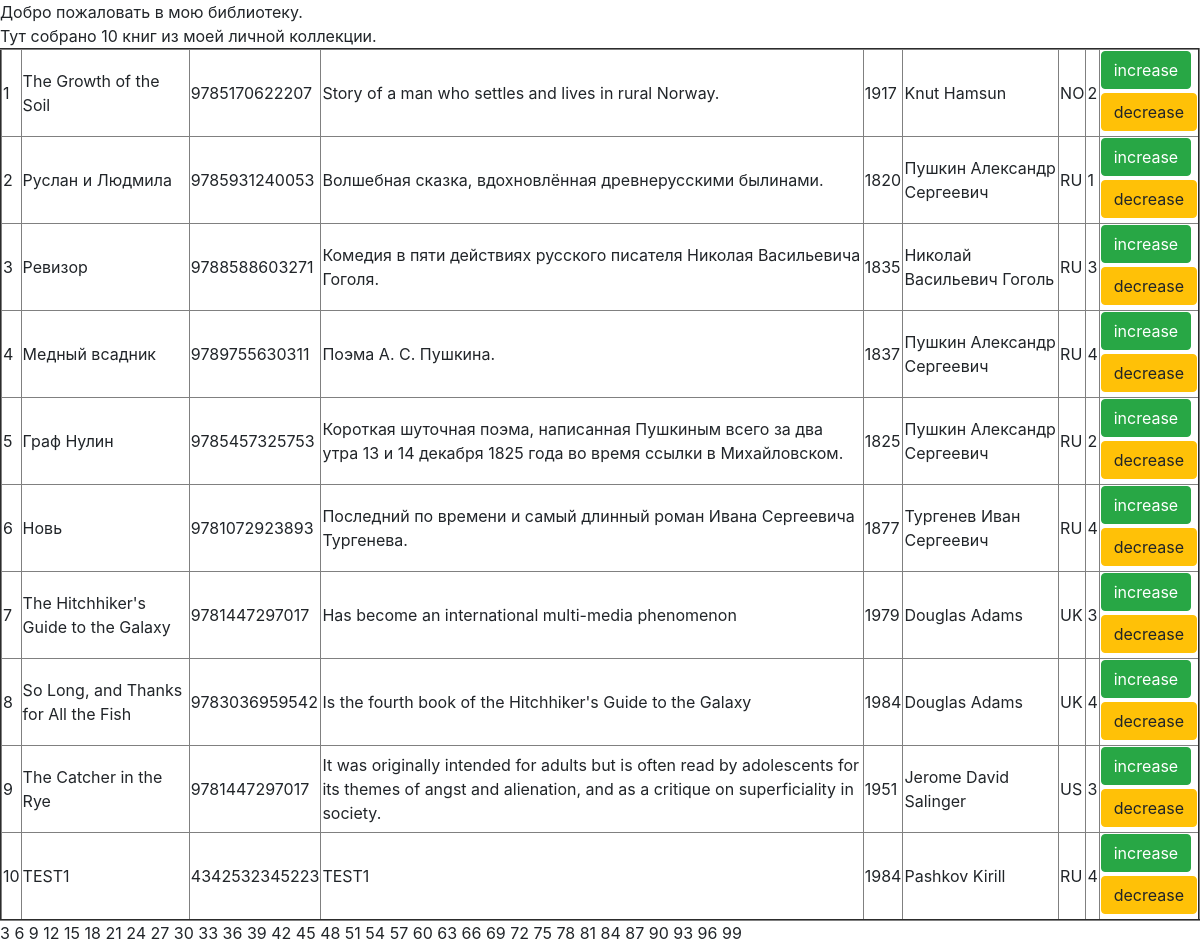
The app's page /index/ with its own data.
### p_library/models.py (models this page shows, shortened)
class Book(models.Model):
    ISBN = models.CharField(max_length=13, verbose_name="Международный стандартный книжный номер")
    title = models.TextField(verbose_name="Название")
    description = models.TextField(verbose_name="Описание")
    year_release = models.SmallIntegerField(verbose_name="Год издания")
    author = models.ForeignKey(Author, on_delete=models.CASCADE, verbose_name="Автор")
    copy_count = models.SmallIntegerField(verbose_name="Количество копий")
    price = models.DecimalField(decimal_places=2, max_digits=7, verbose_name="Цена")
    publisher = models.ForeignKey(Publishers, on_delete=models.CASCADE, null=True, blank=True, related_name='books', verbose_name="Издательство")

class Author(models.Model):
    full_name = models.TextField()
    birth_year = models.SmallIntegerField()
    country = models.TextField()

### p_library/views.py (the view)
# urls.py: path('index/', views.index),
def index(request):
    template = loader.get_template('index.html')
    books = Book.objects.all()
    biblio_data = {"title": "мою библиотеку",
                   "books": books}
    return HttpResponse(template.render(biblio_data, request))

### templates/index.html (shortened to what this page needs)
<!DOCTYPE html>
<html lang="en">
<head>
    <link rel="stylesheet" href="https://stackpath.bootstrapcdn.com/bootstrap/4.5.2/css/bootstrap.min.css">
</head>
<body>
Добро пожаловать в {{ title }}. <br>
Тут собрано {{ books | length }} книг из моей личной коллекции.
<table border="2">
    {% for book in books %}
        <tr>
            <td>{{ forloop.counter }}</td>
            <td>{{ book.title }}</td>
            <td>{{ book.ISBN }}</td>
            <td>{{ book.description }}</td>
            <td>{{ book.year_release }}</td>
            <td>{{ book.author.full_name }}</td>
            <td>{{ book.author.country }}</td>
            <td>{{ book.copy_count }}</td>
            <td>
                <form action="/index/book_increment/" method="post" enctype="multipart/form-data">
                    <div class="input-group mb-1">
                        <button type="submit" class="btn btn-success">increase</button>
                    </div>
                </form>
                <form action="/index/book_decrement/" method="post" enctype="multipart/form-data">
                    <div class="input-group mb-1">
                        <button type="submit" class="btn btn-warning">decrease</button>
                    </div>
                </form>
            </td>
        </tr>
    {% endfor %}
</table>
{% for i in num|rjust:"100" %}
    {% if forloop.counter|divisibleby:"3" %}
        {{ forloop.counter }}
    {% endif %}
{% endfor %}
</body>
</html>

### records on screen
Book: title "The Growth of the Soil", ISBN "9785170622207", description "Story of a man who settles and lives in rural Norway.", year_release "1917", author.full_name "Knut Hamsun", author.country "NO", copy_count "2"
Book: title "Руслан и Людмила", ISBN "9785931240053", description "Волшебная сказка, вдохновлённая древнерусскими былинами.", year_release "1820", author.full_name "Пушкин Александр Сергеевич", author.country "RU", copy_count "1"
Book: title "Ревизор", ISBN "9788588603271", description "Комедия в пяти действиях русского писателя Николая Васильевича Гоголя.", year_release "1835", author.full_name "Николай Васильевич Гоголь", author.country "RU", copy_count "3"
Book: title "Медный всадник", ISBN "9789755630311", description "Поэма А. С. Пушкина.", year_release "1837", author.full_name "Пушкин Александр Сергеевич", author.country "RU", copy_count "4"
Book: title "Граф Нулин", ISBN "9785457325753", description "Короткая шуточная поэма, написанная Пушкиным всего за два утра 13 и 14 декабря 1825 года во время ссылки в Михайловском.", year_release "1825", author.full_name "Пушкин Александр Сергеевич", author.country "RU", copy_count "2"
Book: title "Новь", ISBN "9781072923893", description "Последний по времени и самый длинный роман Ивана Сергеевича Тургенева.", year_release "1877", author.full_name "Тургенев Иван Сергеевич", author.country "RU", copy_count "4"
Book: title "The Hitchhiker's Guide to the Galaxy", ISBN "9781447297017", description "Has become an international multi-media phenomenon", year_release "1979", author.full_name "Douglas Adams", author.country "UK", copy_count "3"
Book: title "So Long, and Thanks for All the Fish", ISBN "9783036959542", description "Is the fourth book of the Hitchhiker's Guide to the Galaxy", year_release "1984", author.full_name "Douglas Adams", author.country "UK", copy_count "4"
Book: title "The Catcher in the Rye", ISBN "9781447297017", description "It was originally intended for adults but is often read by adolescents for its themes of angst and alienation, and as a critique on superficiality in society.", year_release "1951", author.full_name "Jerome David Salinger", author.country "US", copy_count "3"
Book: title "TEST1", ISBN "4342532345223", description "TEST1", year_release "1984", author.full_name "Pashkov Kirill", author.country "RU", copy_count "4"

### other values on screen
{{ title }} "мою библиотеку"
{{ books | length }} "10"
